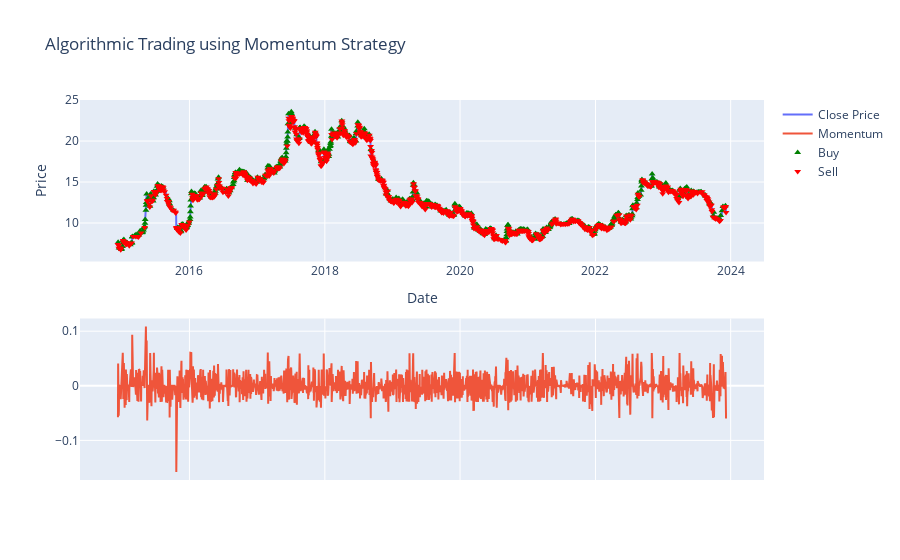

The code cell stored with this chart in its notebook:
### Code cell
# Creating subplots to show momentum and buying/selling markers
figure = make_subplots(rows=2, cols=1)
figure.add_trace(go.Scatter(x=data.index, 
                         y=data['Close'], 
                         name='Close Price'))
figure.add_trace(go.Scatter(x=data.index, 
                         y=data['momentum'], 
                         name='Momentum', 
                         yaxis='y2'))

# Adding the buy and sell signals
figure.add_trace(go.Scatter(x=data.loc[data['momentum'] > 0].index, 
                         y=data.loc[data['momentum'] > 0]['Close'], 
                         mode='markers', name='Buy', 
                         marker=dict(color='green', symbol='triangle-up')))

figure.add_trace(go.Scatter(x=data.loc[data['momentum'] < 0].index, 
                         y=data.loc[data['momentum'] < 0]['Close'], 
                         mode='markers', name='Sell', 
                         marker=dict(color='red', symbol='triangle-down')))
figure.update_layout(title='Algorithmic Trading using Momentum Strategy',
                  xaxis_title='Date',
                  yaxis_title='Price')
figure.update_yaxes(title="Momentum", secondary_y=True)

### Figure 1 — Plotly figure (JSON) as saved in the notebook; plotly's stock layout.template omitted (floating-point values rounded to 4 significant figures; data arrays with more than 128 entries replaced by an {"elided": "..."} marker saying what was removed)
{"data": [{"name": "Close Price", "type": "scatter", "x": {"elided": "2104 str values"}, "y": {"elided": "2104 float values"}}, {"name": "Momentum", "type": "scatter", "x": {"elided": "2104 str values"}, "y": {"elided": "2104 float values"}, "yaxis": "y2"}, {"marker": {"color": "green", "symbol": "triangle-up"}, "mode": "markers", "name": "Buy", "type": "scatter", "x": {"elided": "745 str values"}, "y": {"elided": "745 float values"}}, {"marker": {"color": "red", "symbol": "triangle-down"}, "mode": "markers", "name": "Sell", "type": "scatter", "x": {"elided": "936 str values"}, "y": {"elided": "936 float values"}}], "layout": {"autosize": true, "title": {"text": "Algorithmic Trading using Momentum Strategy"}, "xaxis": {"anchor": "y", "autorange": true, "domain": [0, 1], "range": ["2014-05-25 03:13:16.1671", "2024-06-23 20:46:43.8329"], "title": {"text": "Date"}, "type": "date"}, "xaxis2": {"anchor": "y2", "domain": [0, 1]}, "yaxis": {"anchor": "x", "autorange": true, "domain": [0.575, 1], "range": [4.662, 25.65], "title": {"text": "Price"}, "type": "linear"}, "yaxis2": {"anchor": "x2", "autorange": true, "domain": [0, 0.425], "range": [-0.1725, 0.1232], "type": "linear"}}}
